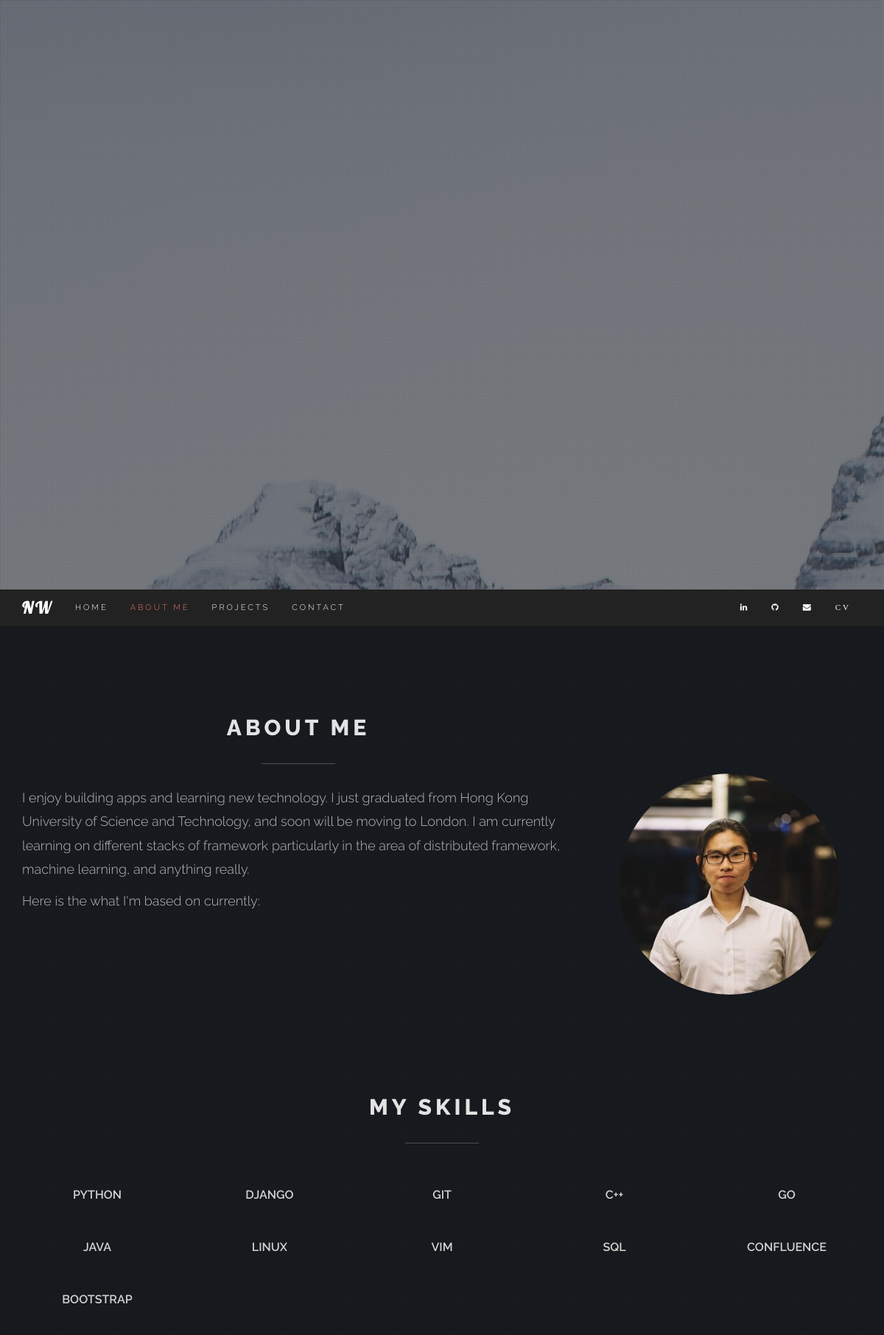
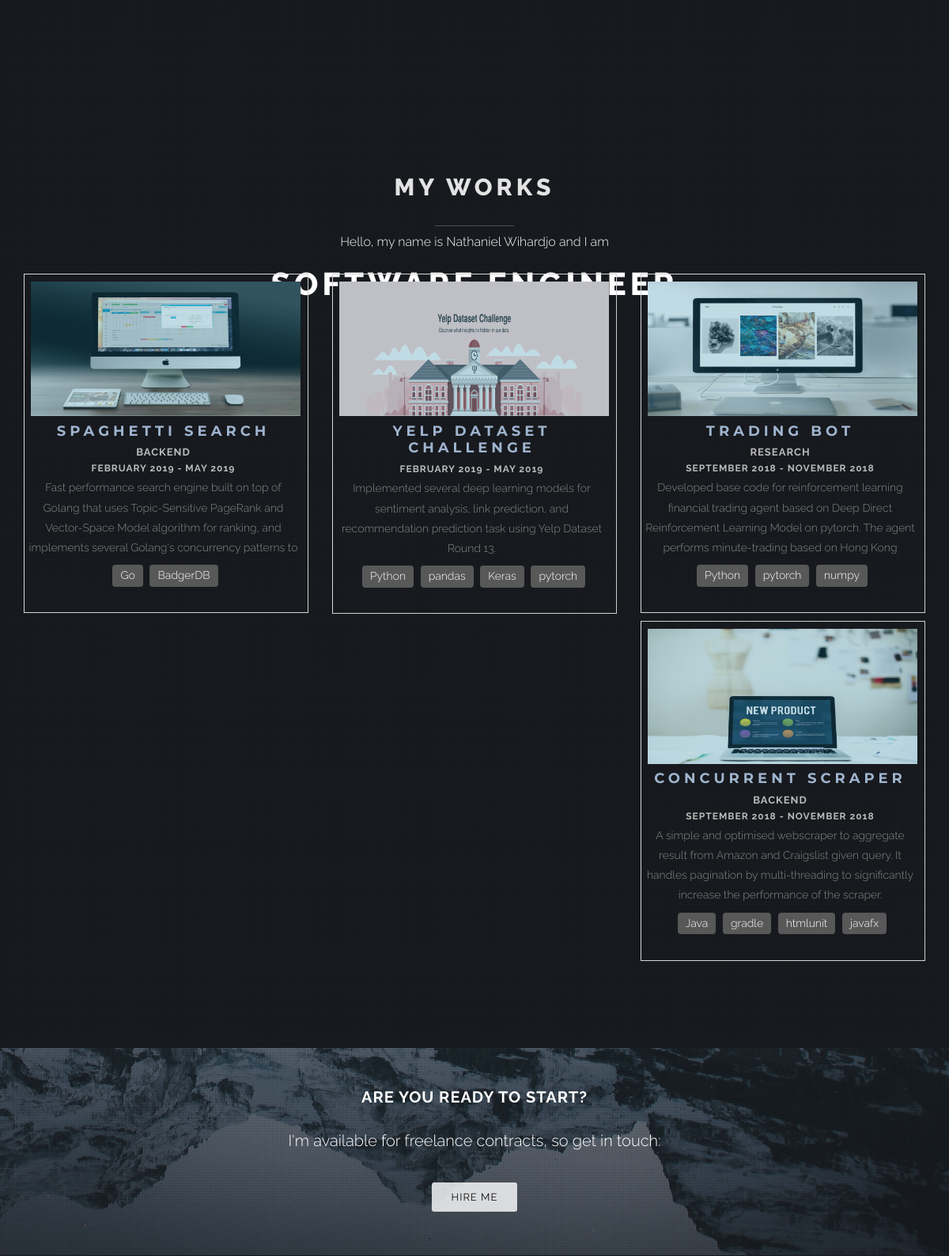
The page / (upper part) on the database its author committed (2 pictures, top to bottom).
### mainpage/models.py (models this page shows, shortened)
class Project(models.Model):
	title = models.CharField(max_length=100)
	role = models.CharField(max_length=200)
	description=models.TextField(blank=True)
	image = models.FilePathField(path="/img")
	start_date = models.DateField(auto_now=False)
	end_date = models.DateField(auto_now=False)
	technology = models.ManyToManyField(Technology)
	url = models.URLField(max_length=200, blank=True)
	class Meta:
		ordering = ['-end_date__year', '-end_date__month']

class Technology(models.Model):
	name = models.CharField(max_length=60)
	def __str__(self):
		return self.name

### mainpage/views.py (the view, shortened to what this page needs)
# urls.py: path('', views.ProjectListAndFormView, name='main')
def ProjectListAndFormView(request):
	projects = Project.objects.all()
	form = forms.ContactForm()
	context = {
		'projects': projects,
		'form': form,
	}
	return render(request, 'main.html', context)

### mainpage/templates/main.html (shortened to what this page needs)
{% load static %}
<!DOCTYPE html>
<html lang="en">
<head>
	<link rel="stylesheet" href="https://cdn.rawgit.com/konpa/devicon/master/devicon.min.css">
	<link href="{% static 'bootstrap/css/bootstrap.min.css' %}" rel="stylesheet" media="screen">
	<link href="{% static 'css/font-awesome.min.css' %}" rel="stylesheet" media="screen">
	<link href="{% static 'css/animate.css" rel="stylesheet' %}">
	<link href="{% static 'css/style.css' %}" rel="stylesheet" media="screen">
</head>
<body>
	<section id="home" class="pfblock-image screen-height">
		<div class="intro">
			<div class="start">Hello, my name is Nathaniel Wihardjo and I am</div>
			<h1>Software Engineer</h1>
			<div class="start">trying to figure things out</div>
		</div>
	</section>
	<header class="header">
		<nav class="navbar navbar-custom" role="navigation">
			<div class="container">
				<div class="navbar-header">
					<a class="navbar-brand" href="#home">NW</a>
				</div>
					<div class="collapse navbar-collapse" id="custom-collapse">
					<ul class="nav navbar-nav navbar-left">
						<li><a href="#home">Home</a></li>
						<li><a href="#services">About me</a></li>
						<li><a href="#portfolio">Projects</a></li>
						<li><a href="#contact">Contact</a></li>
					</ul>
					<ul class="nav navbar-nav navbar-right">
						<li><a class="fa fa-linkedin" href="https://www.linkedin.com/in/wihardjo-nathaniel/" target="_blank"></a></li>
						<li><a class="fa fa-github" href="https://github.com/nwihardjo/" target="_blank"></a></li>
            					<li><a class="fa fa-envelope" href="mailto:wihardjo.nathaniel@gmail.com" ></a></li>
						<li><a class="fa fa-pen-square" href="{% static 'files/Nathaniel_Wihardjo_CV.pdf' %}" target="_blank">CV</a></li>
					</ul>
					</div>
				</div>
		</nav>
	</header>
	<section id="services" class="pfblock pfblock-gray">
		<div class="container">
			<div class="row">
				<div class="col-sm-8">
					<div class="pfblock-header wow fadeInUp">
						<h2 class="pfblock-title">ABOUT ME</h2>
						<div class="pfblock-line"></div>
						<div class="pfblock-subtitle">
							<p>I enjoy building apps and learning new technology. I just graduated from Hong Kong University of Science and Technology, and soon will be moving to London. I am currently learning on different stacks of framework particularly in the area of distributed framework, machine learning, and anything really. </p>
							<p> Here is the what I'm based on currently:</p>
						<iframe class="map" frameborder="0" src="https://www.google.com/maps/embed/v1/place?q=hong%20kong&key=AIzaSyCarw29wthNgU4O-vagJaG2Di025YatNKU" allowfullscreen></iframe>
						</div>
					</div>
				</div>
				<div class="col-sm-4">
					<div class="pfblock-header wow fadeInUp">
						<img id="myphoto" src="{% static 'images/me.png' %}" alt="Nathaniel Wihardjo" style="border-radius: 100%;filter:grayscale(30%);">
				</div>
		</div>
		<div class="skills col-xs-12">
				<h2 class="pfblock-title">MY SKILLS</h2>
				<div class="pfblock-line"></div>
				<div class="row">
					<div  class="devicon-python-plain  col-xs-15"><span>PYTHON</span></div>
					<div  class="devicon-django-plain  col-xs-15"><span>DJANGO</span></div>
					<div  class="devicon-git-plain col-xs-15"><span>GIT</span></div>
					<div  class="devicon-cplusplus-plain col-xs-15"><span>C++</span></div>
					<div  class="devicon-go-plain col-xs-15"><span>GO</span></div>
				</div>
				<div class="row">
					<div  class="devicon-java-plain col-xs-15"><span>JAVA</span></div>
					<div  class="devicon-linux-plain col-xs-15"><span>LINUX</span></div>
					<div  class="devicon-vim-plain  col-xs-15"><span>VIM</span></div>
					<div  class="devicon-mysql-plain  col-xs-15"><span>SQL</span></div>
					<div  class="devicon-confluence-plain  col-xs-15"><span>CONFLUENCE</span></div>
				</div>
				<div class="row">
					<div  class="devicon-bootstrap-plain  col-xs-15"><span>BOOTSTRAP</span></div>
				</div>
			</div>
		</div>
	</section>
	<section id="portfolio" class="pfblock">
		<div class="container">
			<div class="row">
				<div class="col-sm-6 col-sm-offset-3">
					<div class="pfblock-header wow fadeInUp">
						<h2 class="pfblock-title">My works</h2>
						<div class="pfblock-line"></div>
					</div>
				</div>
			</div>
			<div class="row">
				{% for project in projects %}
				<div class="col-md-4 col-sm-4 col-xs-12 d-flex align-items-stretch">
					<div class="card">
							<div class="grid wow zoomIn">
								<figure class="effect-bubba"><a href={{project.url}} target="_blank">
									<img class="card-img-top" src="{% static project.image %}"></a>
								</figure>
								<div class="card-block">
									<h2 class="card-title">{{project.title}}</h2>
									<h3 class="card-subtitle text-semiwhite">{{project.role}}</h3>
									<h4 class="card-subtitle text-semiwhite">
										{{project.start_date|date:'F'}} {{project.start_date.year}} - {{project.end_date|date:'F'}} {{project.end_date.year}}
									</h4>
									<p class="card-text">{{project.description}}</p>
									{% for tech in project.technology.all %}
									<div class="tools">
										<span>{{tech}}</span>
									</div>
									{% endfor %}
								</div>
							</div>
						</div>
					</div>
					{% endfor %}
				</div>
		</div>
	</section>
	<section class="calltoaction">
		<div class="container-fluid">
			<div class="row">
				<div class="col-md-12 col-lg-12">
					<h2 class="wow slideInRight" data-wow-delay=".1s">ARE YOU READY TO START?</h2>
					<div class="calltoaction-decription wow slideInRight" data-wow-delay=".2s">
						I'm available for freelance contracts, so get in touch:
					</div>
				</div>
				<div class="col-md-12 col-lg-12 calltoaction-btn wow slideInRight" data-wow-delay=".3s">
					<a href="#contact" class="btn btn-lg">Hire Me</a>
				</div>
			</div>
		</div>
	</section>
</body>
</html>

### rows shown on the page
Project: image (picture), title "SPAGHETTI SEARCH", role "BACKEND", start_date "FEBRUARY", start_date.year "2019", end_date "MAY", end_date.year "2019", description "Fast performance search engine built on top of Golang that uses Topic-Sensitive PageRank and Vector-Space Model algorithm for ranking, and implements several Golang's concurrency patterns to…"
Technology: name "Go"
Technology: name "BadgerDB"
Project: image (picture), title "YELP DATASET CHALLENGE", start_date "FEBRUARY", start_date.year "2019", end_date "MAY", end_date.year "2019", description "Implemented several deep learning models for sentiment analysis, link prediction, and recommendation prediction task using Yelp Dataset Round 13."
Technology: name "Python"
Technology: name "pandas"
Technology: name "Keras"
Technology: name "pytorch"
Project: image (picture), title "TRADING BOT", role "RESEARCH", start_date "SEPTEMBER", start_date.year "2018", end_date "NOVEMBER", end_date.year "2018", description "Developed base code for reinforcement learning financial trading agent based on Deep Direct Reinforcement Learning Model on pytorch. The agent performs minute-trading based on Hong Kong…"
Technology: name "numpy"
Project: image (picture), title "CONCURRENT SCRAPER", role "BACKEND", start_date "SEPTEMBER", start_date.year "2018", end_date "NOVEMBER", end_date.year "2018", description "A simple and optimised webscraper to aggregate result from Amazon and Craigslist given query. It handles pagination by multi-threading to significantly increase the performance of the scraper."
Technology: name "Java"
Technology: name "gradle"
Technology: name "htmlunit"
Technology: name "javafx"
